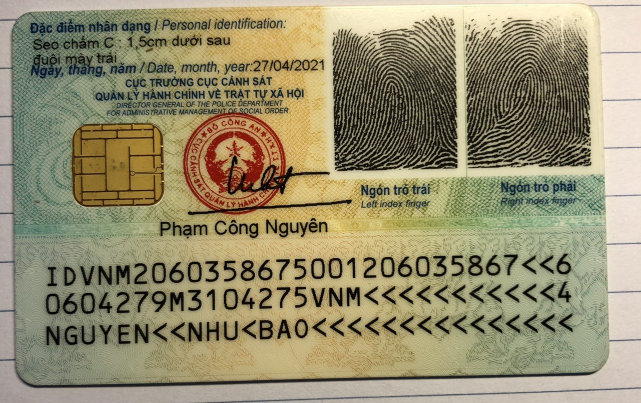
#> input picture Dữ liệu mẫu/0382669/IMG_20240422_140055(1).jpg, 1282 x 806 px (shown at 1/2 size)
$ python -i preprocessor.py   (imports and definitions only)
#> lines starting #> are read from the running program, lines starting #| are printed output that depends on the picture
#> further down, picture is the input picture: shape (806, 1282, 3); mean B, G, R 111.1, 142.1, 149.6
import cv2
import numpy as np
import base64
import io
import re
from PIL import Image
from typing import Tuple, Optional
from pathlib import Path

# [32 lines left out: functions read_image_from_bytes, read_image_from_path, read_image_from_base64, not called in this run]

def auto_orient_card(image: np.ndarray) -> Tuple[np.ndarray, int]:
    """
    Tự động nhận diện góc xoay và xoay ảnh thẻ CCCD/CMND về đúng chiều chuẩn (ngang, mặt xuôi).
    - Căn theo vị trí mã QR (góc trên bên phải thẻ CCCD mặt trước).
    - Nếu không có QR: kiểm tra tỉ lệ khung hình (dọc -> ngang).
    Trả về: (ảnh_đã_xoay, góc_xoay_đã_thực_hiện)
    """
    if image is None:
        return image, 0

    try:
        detector = cv2.QRCodeDetector()
        h, w = image.shape[:2]
#> h = 806; w = 1282

        # Kiểm tra 4 góc xoay: 0 độ, 90 độ, 180 độ, 270 độ
        rotations = [
            (0, None),
            (90, cv2.ROTATE_90_CLOCKWISE),
            (180, cv2.ROTATE_180),
            (270, cv2.ROTATE_90_COUNTERCLOCKWISE)
        ]

        for angle, rot_code in rotations:
            test_img = image if rot_code is None else cv2.rotate(image, rot_code)
            th, tw = test_img.shape[:2]

            # Thử phát hiện mã QR
            res, pts = detector.detect(test_img)
            if res and pts is not None and len(pts) > 0:
                p = pts[0] if pts.ndim == 3 else pts
                cx = float(np.mean(p[:, 0]))
                cy = float(np.mean(p[:, 1]))

                # Nếu trong test_img, mã QR đã nằm ở góc trên bên phải (cx > 0.45*tw và cy < 0.55*th):
                if cx > tw * 0.45 and cy < th * 0.55:
                    return test_img, angle

                # Nếu chưa ở góc trên phải, xoay tiếp dựa theo góc phần tư của QR:
                if cx > tw * 0.5 and cy >= th * 0.5:
                    # Nằm ở góc dưới phải -> xoay 90 độ ngược chiều kim đồng hồ
                    corrected = cv2.rotate(test_img, cv2.ROTATE_90_COUNTERCLOCKWISE)
                    return corrected, (angle + 270) % 360
                elif cx <= tw * 0.5 and cy >= th * 0.5:
                    # Nằm ở góc dưới trái -> xoay 180 độ
                    corrected = cv2.rotate(test_img, cv2.ROTATE_180)
                    return corrected, (angle + 180) % 360
                elif cx <= tw * 0.5 and cy < th * 0.5:
                    # Nằm ở góc trên trái -> xoay 90 độ thuận chiều kim đồng hồ
                    corrected = cv2.rotate(test_img, cv2.ROTATE_90_CLOCKWISE)
                    return corrected, (angle + 90) % 360
#> this loop made 4 passes
#> pass 2, in auto_orient_card, `test_img = image if rot_code is None else cv2.rotate(image, rot_code)`:
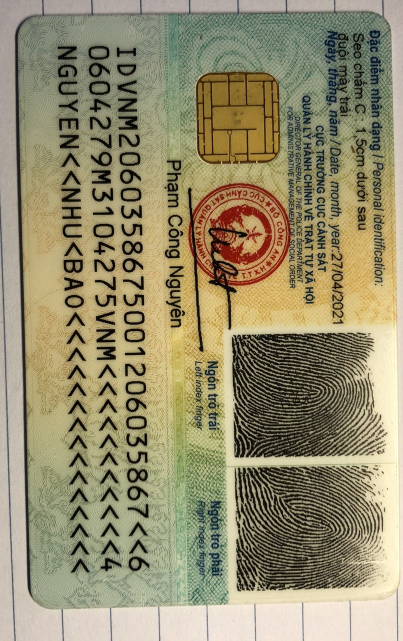
#> test_img: shape (1282, 806, 3) (shown at 1/2 size); mean B, G, R 111.1, 142.1, 149.6
#> pass 3, in auto_orient_card, `test_img = image if rot_code is None else cv2.rotate(image, rot_code)`:
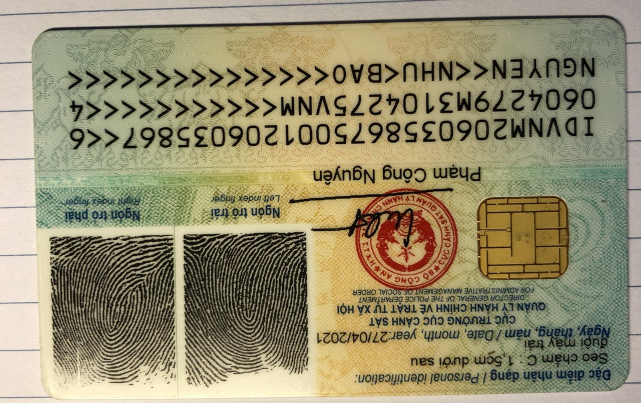
#> test_img: shape (806, 1282, 3) (shown at 1/2 size); mean B, G, R 111.1, 142.1, 149.6
#> after the loop:
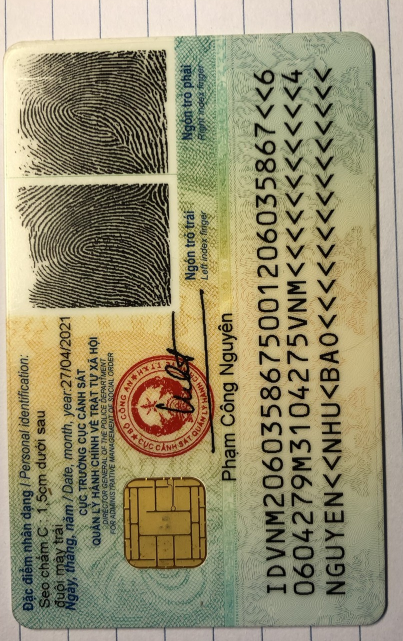
#> test_img: shape (1282, 806, 3) (shown at 1/2 size); mean B, G, R 111.1, 142.1, 149.6

        # Nếu không tìm thấy mã QR (ví dụ CMND 9 số, CMND 12 số hoặc mặt sau):
        # Kiểm tra tỉ lệ: nếu ảnh đang đứng (h > w * 1.15), xoay 90 độ sang ngang
        if h > w * 1.15:
            corrected = cv2.rotate(image, cv2.ROTATE_90_CLOCKWISE)
            return corrected, 90

    except Exception as e:
        try:
            print(f"[AUTO-ORIENT] Luu y nhan dien goc xoay: {e}")
        except Exception:
            pass

    return image, 0

# [73 lines left out: functions resize_for_ocr, enhance_image, save_image_to_storage, not called in this run]

>>> import cv2
>>> picture = cv2.imread('../../../Dữ liệu mẫu/0382669/IMG_20240422_140055(1).jpg')
>>> result = auto_orient_card(picture)
